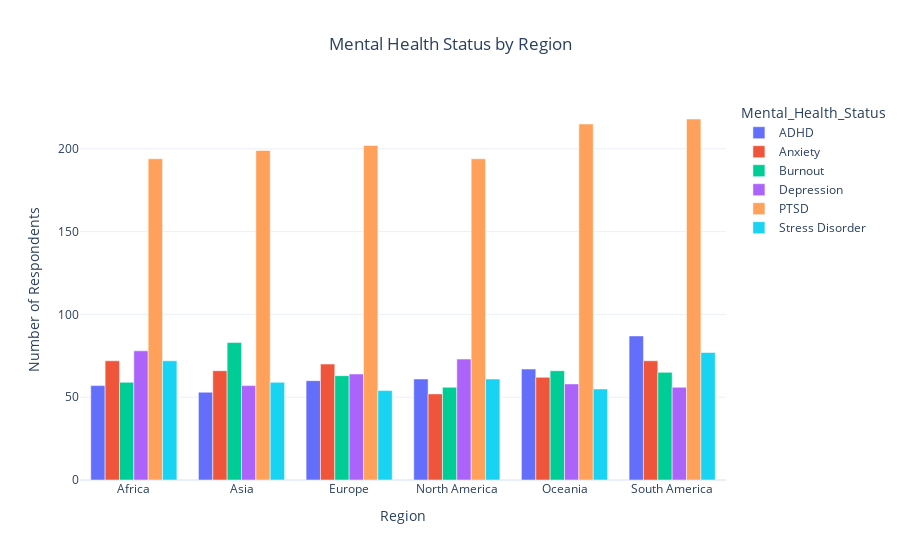

Notebook source saved alongside this figure:
### Code cell
fig = px.bar(mental_region,x="Region",y="Count",color="Mental_Health_Status",barmode="group",orientation='v',
        title='Mental Health Status by Region')

fig.update_layout(
xaxis_title="Region",
yaxis_title="Number of Respondents",
title_x=0.5,
template="plotly_white"
)

### Figure 1 — Plotly figure (JSON) as saved in the notebook; plotly's stock layout.template omitted (floating-point values rounded to 4 significant figures)
{"data": [{"alignmentgroup": "True", "hovertemplate": "Mental_Health_Status=ADHD<br>Region=%{x}<br>Count=%{y}<extra></extra>", "legendgroup": "ADHD", "marker": {"color": "#636efa", "pattern": {"shape": ""}}, "name": "ADHD", "offsetgroup": "ADHD", "orientation": "v", "showlegend": true, "textposition": "auto", "type": "bar", "x": ["Africa", "Asia", "Europe", "North America", "Oceania", "South America"], "xaxis": "x", "y": [57, 53, 60, 61, 67, 87], "yaxis": "y"}, {"alignmentgroup": "True", "hovertemplate": "Mental_Health_Status=Anxiety<br>Region=%{x}<br>Count=%{y}<extra></extra>", "legendgroup": "Anxiety", "marker": {"color": "#EF553B", "pattern": {"shape": ""}}, "name": "Anxiety", "offsetgroup": "Anxiety", "orientation": "v", "showlegend": true, "textposition": "auto", "type": "bar", "x": ["Africa", "Asia", "Europe", "North America", "Oceania", "South America"], "xaxis": "x", "y": [72, 66, 70, 52, 62, 72], "yaxis": "y"}, {"alignmentgroup": "True", "hovertemplate": "Mental_Health_Status=Burnout<br>Region=%{x}<br>Count=%{y}<extra></extra>", "legendgroup": "Burnout", "marker": {"color": "#00cc96", "pattern": {"shape": ""}}, "name": "Burnout", "offsetgroup": "Burnout", "orientation": "v", "showlegend": true, "textposition": "auto", "type": "bar", "x": ["Africa", "Asia", "Europe", "North America", "Oceania", "South America"], "xaxis": "x", "y": [59, 83, 63, 56, 66, 65], "yaxis": "y"}, {"alignmentgroup": "True", "hovertemplate": "Mental_Health_Status=Depression<br>Region=%{x}<br>Count=%{y}<extra></extra>", "legendgroup": "Depression", "marker": {"color": "#ab63fa", "pattern": {"shape": ""}}, "name": "Depression", "offsetgroup": "Depression", "orientation": "v", "showlegend": true, "textposition": "auto", "type": "bar", "x": ["Africa", "Asia", "Europe", "North America", "Oceania", "South America"], "xaxis": "x", "y": [78, 57, 64, 73, 58, 56], "yaxis": "y"}, {"alignmentgroup": "True", "hovertemplate": "Mental_Health_Status=PTSD<br>Region=%{x}<br>Count=%{y}<extra></extra>", "legendgroup": "PTSD", "marker": {"color": "#FFA15A", "pattern": {"shape": ""}}, "name": "PTSD", "offsetgroup": "PTSD", "orientation": "v", "showlegend": true, "textposition": "auto", "type": "bar", "x": ["Africa", "Asia", "Europe", "North America", "Oceania", "South America"], "xaxis": "x", "y": [194, 199, 202, 194, 215, 218], "yaxis": "y"}, {"alignmentgroup": "True", "hovertemplate": "Mental_Health_Status=Stress Disorder<br>Region=%{x}<br>Count=%{y}<extra></extra>", "legendgroup": "Stress Disorder", "marker": {"color": "#19d3f3", "pattern": {"shape": ""}}, "name": "Stress Disorder", "offsetgroup": "Stress Disorder", "orientation": "v", "showlegend": true, "textposition": "auto", "type": "bar", "x": ["Africa", "Asia", "Europe", "North America", "Oceania", "South America"], "xaxis": "x", "y": [72, 59, 54, 61, 55, 77], "yaxis": "y"}], "layout": {"autosize": true, "barmode": "group", "legend": {"title": {"text": "Mental_Health_Status"}, "tracegroupgap": 0}, "title": {"text": "Mental Health Status by Region", "x": 0.5}, "xaxis": {"anchor": "y", "autorange": true, "domain": [0, 1], "range": [-0.5, 5.5], "title": {"text": "Region"}, "type": "category"}, "yaxis": {"anchor": "x", "autorange": true, "domain": [0, 1], "range": [0, 229.5], "title": {"text": "Number of Respondents"}, "type": "linear"}}}
